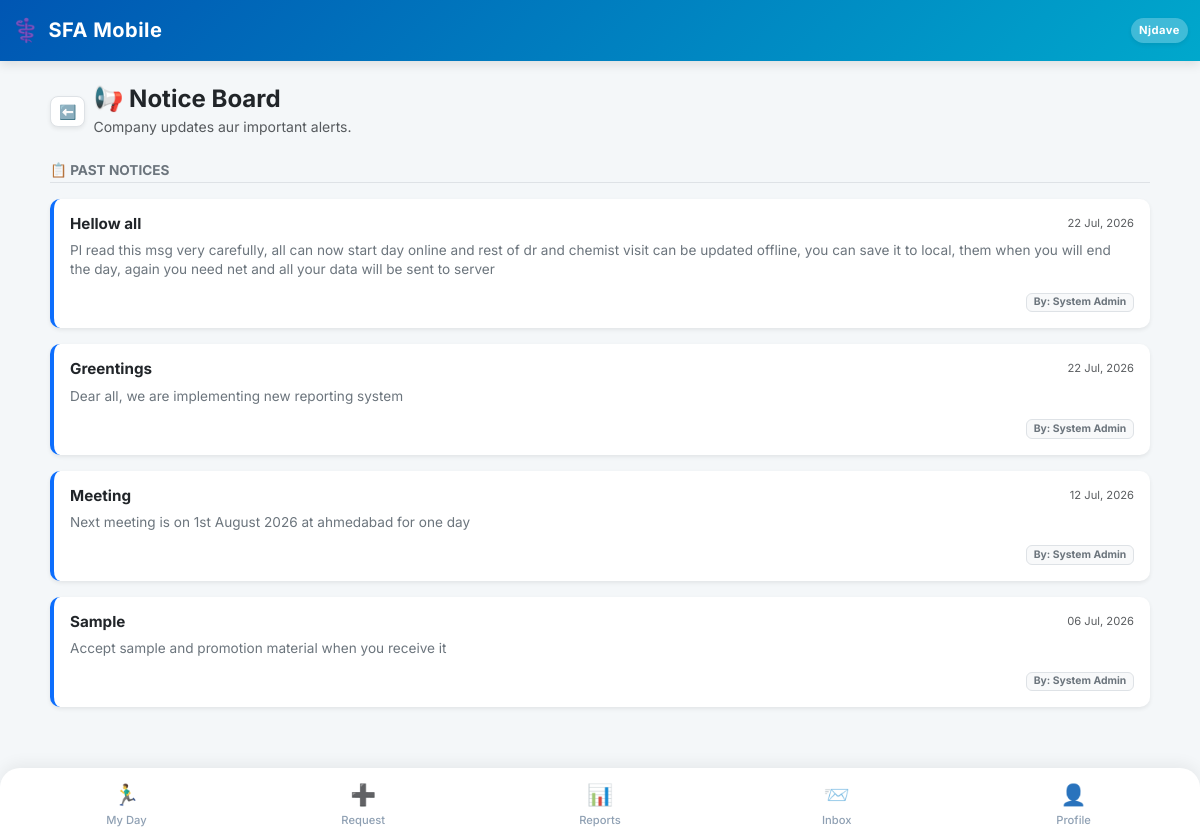
The app's page /hub/notices/ (signed in) with its own data.
### SFA/models.py (models this page shows, shortened)
class Employee(models.Model):
    user = models.OneToOneField(User, on_delete=models.CASCADE, null=True, blank=True)
    company = models.ForeignKey(Company, on_delete=models.PROTECT, related_name='employees') # Already Correct
    DESIGNATION_CHOICES = [
        ('MR', 'Medical Representative'),
        ('ABM', 'Area Business Manager'),
        ('RBM', 'Regional Business Manager'),
        ('ZBM', 'Zonal Business Manager'),
        ('NSM', 'National Sales Manager'),
        ('Admin', 'System Administrator'),
    ]
    name = models.CharField(max_length=100)
    employee_code = models.CharField(max_length=50, unique=True)
    designation = models.CharField(max_length=5, choices=DESIGNATION_CHOICES, default='MR')
    manager = models.ForeignKey('self', on_delete=models.SET_NULL, null=True, blank=True, related_name='subordinates')
    headquarter = models.ForeignKey(Territory, on_delete=models.SET_NULL, null=True, blank=True)
    phone = models.CharField(max_length=15)
    joining_date = models.DateField(default=timezone.now, help_text="Employee ki company join karne ki date. DCR calendar is date se aage hi banega, pehle ka nahi.")
    photo = models.ImageField(upload_to='employee_photos/', blank=True, null=True, help_text="Employee ki profile photo")
    address = models.TextField(blank=True, null=True, help_text="Employee ka home address")
    is_active = models.BooleanField(default=True, help_text="False matlab ye employee company chhod chuka hai ya inactive hai.")
    leaving_date = models.DateField(null=True, blank=True, help_text="Employee ke company chhodne ki tareekh.")
    dob = models.DateField(null=True, blank=True, verbose_name="Date of Birth")
    anniversary = models.DateField(null=True, blank=True, verbose_name="Marriage Anniversary")
    blood_group = models.CharField(max_length=10, blank=True, null=True)
    emergency_contact = models.CharField(max_length=15, blank=True, null=True)
    permanent_address = models.TextField(blank=True, null=True)
    father_name = models.CharField(max_length=100, blank=True, null=True)
    father_dob = models.DateField(null=True, blank=True)
    father_mobile = models.CharField(max_length=15, blank=True, null=True)
    father_occupation = models.CharField(max_length=100, blank=True, null=True)
    mother_name = models.CharField(max_length=100, blank=True, null=True)
    mother_dob = models.DateField(null=True, blank=True)
    mother_mobile = models.CharField(max_length=15, blank=True, null=True)
    mother_occupation = models.CharField(max_length=100, blank=True, null=True)
    spouse_name = models.CharField(max_length=100, blank=True, null=True)
    spouse_dob = models.DateField(null=True, blank=True)
    spouse_mobile = models.CharField(max_length=15, blank=True, null=True)
    spouse_occupation = models.CharField(max_length=100, blank=True, null=True)
    child1_name = models.CharField(max_length=100, blank=True, null=True)
    child1_dob = models.DateField(null=True, blank=True)
    child2_name = models.CharField(max_length=100, blank=True, null=True)
    child2_dob = models.DateField(null=True, blank=True)
    EMPLOYMENT_STATUS_CHOICES = [
        ('active', 'Active'),
        ('resigned', 'Resigned'),
        ('retired', 'Retired'),
        ('transferred', 'Transferred'),
        ('terminated', 'Terminated'),
        ('vacant', 'Vacant (Placeholder)'),   # 🌟 Dummy employee jab tak naya MR na aaye
        ('archived', 'Archived (Old Dummy)'), # 🌟 Dummy jiska kaam ho gaya, naye employee ko sab de diya
    ]
    employment_status = models.CharField(
        max_length=15, choices=EMPLOYMENT_STATUS_CHOICES, default='active',
        help_text="is_active sirf access/login control karta hai; ye field WAJAH/reason batata hai."
    )
    is_placeholder = models.BooleanField(
        default=False,
        help_text="True = ye ek 'Vacant_<HQ>' dummy employee hai, asli insaan nahi. Joint Work me normal employee jaisa hi treat hota hai (use individual hi maana jayega)."
    )

class CompanyNotice(models.Model):
    company = models.ForeignKey(Company, on_delete=models.CASCADE, related_name='notices') # 🌟 CHANGED
    title = models.CharField(max_length=200)
    body = models.TextField()
    created_by = models.ForeignKey(Employee, on_delete=models.SET_NULL, null=True)
    is_active = models.BooleanField(default=True, help_text="Inactive notices won't show on dashboard")
    created_at = models.DateTimeField(auto_now_add=True)

### SFA/views/core.py (the view, shortened to what this page needs)
# urls.py: path('hub/notices/', views.notice_board_view, name='notice_board'),
@employee_required
def notice_board_view(request, employee):
    is_admin = employee.designation in ['Admin', 'System Administrator']
    notices = CompanyNotice.objects.filter(created_by__company=employee.company).order_by('-id')
    SystemNotification.objects.filter(employee=employee, is_read=False).update(is_read=True)
    return render(request, 'notice_board.html', {
        'notices': notices,
        'is_admin': is_admin,
    })

### SFA/context_processors.py (called while the page is built)
def notification_counts(request):
    if request.user.is_authenticated and hasattr(request.user, 'employee'):
        employee = request.user.employee
        return {
            'unread_notif_count': SystemNotification.objects.filter(
                employee=employee, is_read=False
            ).count(),
            'unread_msg_count': DirectMessage.objects.filter(
                receiver=employee, is_read=False
            ).count(),
        }
    return {
        'unread_notif_count': 0,
        'unread_msg_count': 0,
    }

### SFA/templates/notice_board.html (shortened to what this page needs)
{% extends 'base.html' %}
{% block content %}
<div class="container-fluid mb-5 mt-2 p-0">
    <div class="d-flex align-items-center gap-2 mb-4 px-2">
        <a href="{% url 'view_hub' %}" class="btn btn-light shadow-sm btn-sm px-2 py-1 rounded-3 border bg-white text-secondary">⬅️</a>
        <div>
            <h4 class="fw-bold text-dark mb-0">📢 Notice Board</h4>
            <small class="text-muted small">Company updates aur important alerts.</small>
        </div>
    </div>
    <div class="px-2 mb-4">
        <h6 class="fw-bold text-secondary mb-3 border-bottom pb-1" style="font-size: 0.85rem;">📋 PAST NOTICES</h6>
        <div class="d-flex flex-column gap-3">
            {% for notice in notices %}
                <div class="card border-0 shadow-sm bg-white" style="border-radius: 10px; border-left: 4px solid #0d6efd !important;">
                    <div class="card-body p-3">
                        <div class="d-flex justify-content-between align-items-start mb-2">
                            <h6 class="fw-bold text-dark mb-0" style="font-size: 0.95rem;">{{ notice.title }}</h6>
                            <small class="text-muted" style="font-size: 0.7rem;">{{ notice.created_at|date:"d M, Y" }}</small>
                        </div>
                        <p class="mb-1 text-secondary" style="font-size: 0.85rem; white-space: pre-wrap; line-height: 1.4;">{{ notice.body }}</p>
                        <div class="text-end mt-2">
                            <span class="badge bg-light text-secondary border" style="font-size: 0.65rem;">By: {{ notice.created_by.name }}</span>
                        </div>
                    </div>
                </div>
            {% empty %}
                <div class="alert alert-light text-center text-muted py-4 border-0 shadow-sm rounded-3">
                    <span class="fs-1 d-block mb-2">📭</span>
                    <p class="small text-muted mb-0">Koi notice available nahi hai.</p>
                </div>
            {% endfor %}
        </div>
    </div>
</div>
{% endblock %}

### SFA/templates/base.html (shortened to what this page needs)
<!DOCTYPE html>
<html lang="en">
<head>
    <link href="https://cdn.jsdelivr.net/npm/bootstrap@5.3.0/dist/css/bootstrap.min.css" rel="stylesheet">
    <link href="https://cdn.jsdelivr.net/npm/bootstrap-icons@1.11.0/font/bootstrap-icons.css" rel="stylesheet">
</head>
<body>
    <nav class="navbar navbar-dark navbar-custom sticky-top">
        <div class="container-fluid py-1">
            <span class="navbar-brand mb-0 h1 d-flex align-items-center gap-2">
                <span style="font-size: 1.4rem;">⚕️</span> SFA Mobile
            </span>
            <div class="d-flex align-items-center gap-3">
                <span class="text-white fw-bold bg-white bg-opacity-25 px-2 py-1 rounded-pill shadow-sm" style="font-size: 0.70rem; letter-spacing: 0.5px;">
                    {{ request.user.employee.name|default:"Guest"|truncatechars:10 }}
                </span>
            </div>
        </div>
    </nav>
    <div class="container mt-4 mb-4">
        {% block content %}
        {% endblock %}
    </div>
    <div class="fixed-bottom bottom-nav d-flex justify-content-between align-items-center">
        {% if request.user.employee.designation != 'Admin' and request.user.employee.designation != 'System Administrator' %}
        <a href="{% url 'mr_dashboard' %}" class="nav-item {% if request.resolver_match.url_name == 'mr_dashboard' or request.resolver_match.url_name == 'day_start' or request.resolver_match.url_name == 'day_end' %}active{% endif %}">
            <span class="nav-icon">🏃‍♂️</span>My Day
        </a>
        {% endif %}
        <a href="{% url 'request_hub' %}" class="nav-item {% if request.resolver_match.url_name == 'request_hub' %}active{% endif %}">
            <span class="nav-icon">➕</span>Request
        </a>
        <a href="{% url 'view_hub' %}" class="nav-item {% if request.resolver_match.url_name == 'view_hub' or request.resolver_match.url_name == 'dcr_report' %}active{% endif %}">
            <span class="nav-icon">📊</span>Reports
        </a>
        <a href="{% url 'web_inbox' %}" class="nav-item {% if request.resolver_match.url_name == 'web_inbox' or request.resolver_match.url_name == 'web_compose' %}active{% endif %}">
            <span class="nav-icon">📨</span>Inbox
        </a>
        <a href="{% url 'profile' %}" class="nav-item {% if request.resolver_match.url_name == 'profile' %}active{% endif %}">
            <span class="nav-icon">👤</span>Profile
        </a>
    </div>
</body>
</html>

### SFA/templates/base.html (style rules this page uses)
:root { --pharma-primary: #0056b3; --pharma-secondary: #00a8cc; --bg-light: #f4f7f9; }
body { font-family: 'Inter', sans-serif; background-color: var(--bg-light); padding-bottom: 85px; }
.navbar-custom { background: linear-gradient(135deg, var(--pharma-primary), var(--pharma-secondary)); box-shadow: 0 4px 10px rgba(0,0,0,0.1); }
.navbar-brand { font-weight: 700; letter-spacing: 0.5px; }
.card { border: none !important; border-radius: 12px; box-shadow: 0 4px 12px rgba(0, 0, 0, 0.05); }
.bottom-nav { background-color: #ffffff; border-top-left-radius: 20px; border-top-right-radius: 20px; box-shadow: 0 -4px 15px rgba(0,0,0,0.06); padding: 5px 8px; }
.nav-item { text-align: center; flex: 1; padding: 6px 0; color: #8fa0b3; font-size: 0.70rem; font-weight: 500; text-decoration: none; border-radius: 12px; transition: all 0.3s ease; }
.nav-icon { font-size: 1.3rem; display: block; margin-bottom: 2px; filter: grayscale(20%); }

### records on screen
CompanyNotice: title "Hellow all", created_at "22 Jul, 2026", body "Pl read this msg very carefully, all can now start day online and rest of dr and chemist visit can be updated offline, you can save it to local, them when you will end the day, again you need net and all your data will be sent to server", created_by.name "System Admin"
CompanyNotice: title "Greentings", created_at "22 Jul, 2026", body "Dear all, we are implementing new reporting system", created_by.name "System Admin"
CompanyNotice: title "Meeting", created_at "12 Jul, 2026", body "Next meeting is on 1st August 2026 at ahmedabad for one day", created_by.name "System Admin"
CompanyNotice: title "Sample", created_at "06 Jul, 2026", body "Accept sample and promotion material when you receive it", created_by.name "System Admin"

### other values on screen
{{ request.user.employee.name|default:"Guest"|truncatechars:10 }} "Njdave"
